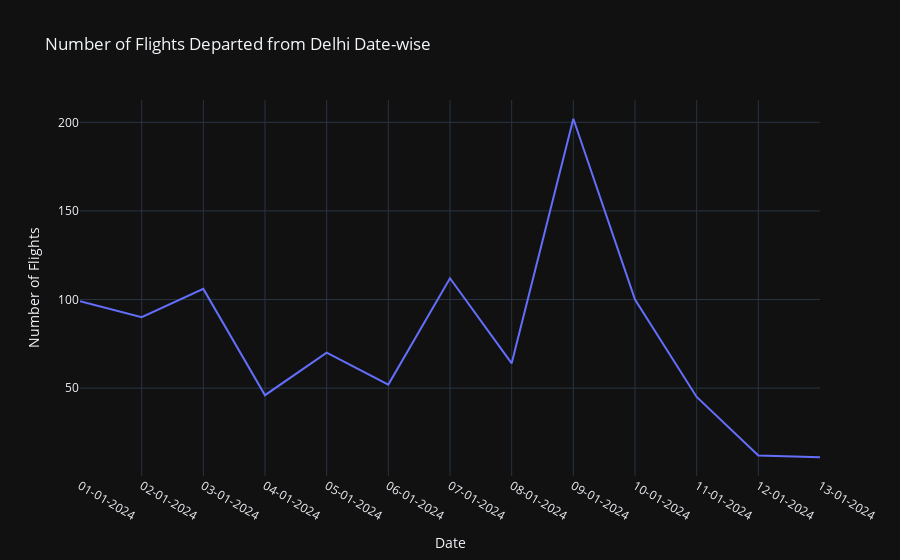
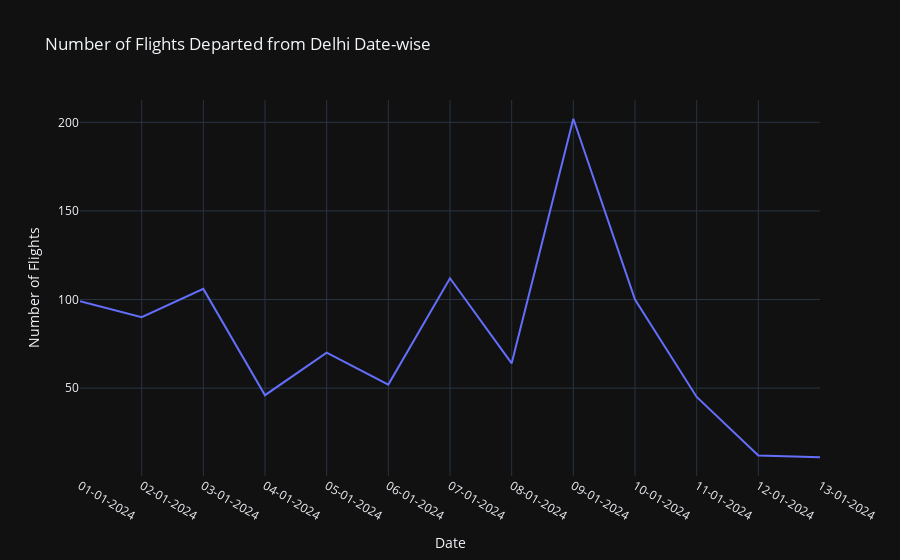

Here is the notebook cell these charts were saved with, in order:
### Markdown cell above
# Objective

The primary goal of this dynamic plot project is to comprehensively analyze the dataset containing flight information from Delhi to various cities in India. Through interactive visualizations, we aim to uncover patterns and trends in flight prices based on different parameters such as departure time, stops, and airline classes. The project aims to provide valuable insights into the factors influencing price variations and ultimately develop predictive models to estimate the prices for flights to each destination. By leveraging data visualization techniques, we seek to empower users to make informed decisions regarding their air travel plans and gain a deeper understanding of the dynamics shaping the airfare landscape for these specific routes.

### Code cell
import pandas as pd
import plotly.express as px

# Assuming the file uploaded is named data.csv
file_path = "Flight Fare Predictor.csv"

# Read the CSV file
data = pd.read_csv(file_path)

# Filter the data for flights departing from Delhi
delhi_flights = data[data['Departure City'] == 'Delhi']

# Group by date and use the count function to calculate the number of flights for each date
flights_per_date = delhi_flights.groupby('Date').agg({'Date': 'count'}).rename(columns={'Date': 'Number of Flights'}).reset_index()

# Create a line chart to visualize the number of flights departing from Delhi date-wise
fig = px.line(flights_per_date, x='Date', y='Number of Flights', title='Number of Flights Departed from Delhi Date-wise')
fig.update_xaxes(type='category')  # Set the x-axis type to category for better date display

# Set the background to Plotly Dark theme
fig.update_layout(template='plotly_dark')

# Show the plot
fig.show()

### Figure 1 — Plotly figure (JSON) as saved in the notebook; plotly's stock layout.template omitted (floating-point values rounded to 4 significant figures)
{"data": [{"hovertemplate": "Date=%{x}<br>Number of Flights=%{y}<extra></extra>", "legendgroup": "", "line": {"color": "#636efa", "dash": "solid"}, "marker": {"symbol": "circle"}, "mode": "lines", "name": "", "orientation": "v", "showlegend": false, "type": "scatter", "x": ["01-01-2024", "02-01-2024", "03-01-2024", "04-01-2024", "05-01-2024", "06-01-2024", "07-01-2024", "08-01-2024", "09-01-2024", "10-01-2024", "11-01-2024", "12-01-2024", "13-01-2024"], "xaxis": "x", "y": [99, 90, 106, 46, 70, 52, 112, 64, 202, 100, 45, 12, 11], "yaxis": "y"}], "layout": {"legend": {"tracegroupgap": 0}, "title": {"text": "Number of Flights Departed from Delhi Date-wise"}, "xaxis": {"anchor": "y", "domain": [0, 1], "title": {"text": "Date"}, "type": "category"}, "yaxis": {"anchor": "x", "domain": [0, 1], "title": {"text": "Number of Flights"}}}}

### Figure 2 — Plotly figure (JSON) as saved in the notebook; plotly's stock layout.template omitted (floating-point values rounded to 4 significant figures)
{"data": [{"hovertemplate": "Date=%{x}<br>Number of Flights=%{y}<extra></extra>", "legendgroup": "", "line": {"color": "#636efa", "dash": "solid"}, "marker": {"symbol": "circle"}, "mode": "lines", "name": "", "orientation": "v", "showlegend": false, "type": "scatter", "x": ["01-01-2024", "02-01-2024", "03-01-2024", "04-01-2024", "05-01-2024", "06-01-2024", "07-01-2024", "08-01-2024", "09-01-2024", "10-01-2024", "11-01-2024", "12-01-2024", "13-01-2024"], "xaxis": "x", "y": [99, 90, 106, 46, 70, 52, 112, 64, 202, 100, 45, 12, 11], "yaxis": "y"}], "layout": {"legend": {"tracegroupgap": 0}, "title": {"text": "Number of Flights Departed from Delhi Date-wise"}, "xaxis": {"anchor": "y", "domain": [0, 1], "title": {"text": "Date"}, "type": "category"}, "yaxis": {"anchor": "x", "domain": [0, 1], "title": {"text": "Number of Flights"}}}}
